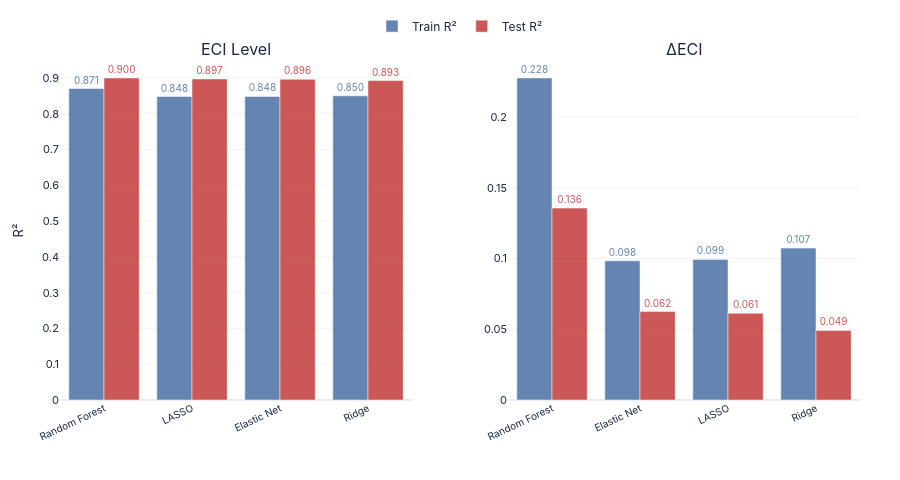

Source (notebook cell):
### Markdown cell above
### Chart 8 — ML Train vs Test R²

### Code cell
fig9 = make_subplots(rows=1, cols=2, horizontal_spacing=0.12,
                     subplot_titles=['ECI Level', '\u0394ECI'])

for col_idx, perf in enumerate([perf_lv, perf_dl], 1):
    show = (col_idx == 1)
    fig9.add_trace(go.Bar(
        x=perf['Model'], y=perf['Train R\u00b2'], name='Train R\u00b2',
        marker_color=PAL['blue'], opacity=0.85, legendgroup='train',
        text=[f'{v:.3f}' for v in perf['Train R\u00b2']], textposition='outside',
        textfont=dict(size=10, color=PAL['blue']),
        showlegend=show,
    ), row=1, col=col_idx)
    fig9.add_trace(go.Bar(
        x=perf['Model'], y=perf['Test R\u00b2'], name='Test R\u00b2',
        marker_color=PAL['red'], opacity=0.85, legendgroup='test',
        text=[f'{v:.3f}' for v in perf['Test R\u00b2']], textposition='outside',
        textfont=dict(size=10, color=PAL['red']),
        showlegend=show,
    ), row=1, col=col_idx)
    fig9.update_xaxes(tickangle=-25, tickfont=dict(size=10), row=1, col=col_idx)
    fig9.update_yaxes(title_text='R\u00b2' if col_idx == 1 else '',
                      gridcolor=GRID, gridwidth=0.5, row=1, col=col_idx)

fig9.update_layout(
    template='plotly_white', plot_bgcolor=BG, paper_bgcolor=BG,
    font=dict(family=FONT, size=11, color=NAVY),
    barmode='group', height=480, margin=dict(l=60, r=40, t=50, b=80),
    legend=dict(orientation='h', yanchor='bottom', y=1.06, xanchor='center', x=0.5,
                font=dict(size=12)),
)
save(fig9, '08_ml_r2', w=1200, h=480)
fig9.show(config=CFG)

### Figure 1 — Plotly figure (JSON) as saved in the notebook; plotly's stock layout.template omitted (floating-point values rounded to 4 significant figures)
{"data": [{"legendgroup": "train", "marker": {"color": "#4a6fa5"}, "name": "Train R²", "opacity": 0.85, "showlegend": true, "text": ["0.871", "0.848", "0.848", "0.850"], "textfont": {"color": "#4a6fa5", "size": 10}, "textposition": "outside", "type": "bar", "x": ["Random Forest", "LASSO", "Elastic Net", "Ridge"], "xaxis": "x", "y": [0.8705, 0.8481, 0.8483, 0.8501], "yaxis": "y"}, {"legendgroup": "test", "marker": {"color": "#c23a3a"}, "name": "Test R²", "opacity": 0.85, "showlegend": true, "text": ["0.900", "0.897", "0.896", "0.893"], "textfont": {"color": "#c23a3a", "size": 10}, "textposition": "outside", "type": "bar", "x": ["Random Forest", "LASSO", "Elastic Net", "Ridge"], "xaxis": "x", "y": [0.9, 0.8973, 0.8963, 0.8926], "yaxis": "y"}, {"legendgroup": "train", "marker": {"color": "#4a6fa5"}, "name": "Train R²", "opacity": 0.85, "showlegend": false, "text": ["0.228", "0.098", "0.099", "0.107"], "textfont": {"color": "#4a6fa5", "size": 10}, "textposition": "outside", "type": "bar", "x": ["Random Forest", "Elastic Net", "LASSO", "Ridge"], "xaxis": "x2", "y": [0.2277, 0.0984, 0.0994, 0.1074], "yaxis": "y2"}, {"legendgroup": "test", "marker": {"color": "#c23a3a"}, "name": "Test R²", "opacity": 0.85, "showlegend": false, "text": ["0.136", "0.062", "0.061", "0.049"], "textfont": {"color": "#c23a3a", "size": 10}, "textposition": "outside", "type": "bar", "x": ["Random Forest", "Elastic Net", "LASSO", "Ridge"], "xaxis": "x2", "y": [0.1357, 0.0625, 0.0614, 0.0492], "yaxis": "y2"}], "layout": {"annotations": [{"font": {"size": 16}, "showarrow": false, "text": "ECI Level", "x": 0.22, "xanchor": "center", "xref": "paper", "y": 1.0, "yanchor": "bottom", "yref": "paper"}, {"font": {"size": 16}, "showarrow": false, "text": "ΔECI", "x": 0.78, "xanchor": "center", "xref": "paper", "y": 1.0, "yanchor": "bottom", "yref": "paper"}], "barmode": "group", "font": {"color": "#1a2744", "family": "IBM Plex Sans, -apple-system, BlinkMacSystemFont, sans-serif", "size": 11}, "height": 480, "legend": {"font": {"size": 12}, "orientation": "h", "x": 0.5, "xanchor": "center", "y": 1.06, "yanchor": "bottom"}, "margin": {"b": 80, "l": 60, "r": 40, "t": 50}, "paper_bgcolor": "#ffffff", "plot_bgcolor": "#ffffff", "xaxis": {"anchor": "y", "domain": [0.0, 0.44], "tickangle": -25, "tickfont": {"size": 10}}, "xaxis2": {"anchor": "y2", "domain": [0.56, 1.0], "tickangle": -25, "tickfont": {"size": 10}}, "yaxis": {"anchor": "x", "domain": [0.0, 1.0], "gridcolor": "#e5e7eb", "gridwidth": 0.5, "title": {"text": "R²"}}, "yaxis2": {"anchor": "x2", "domain": [0.0, 1.0], "gridcolor": "#e5e7eb", "gridwidth": 0.5, "title": {"text": ""}}}}
